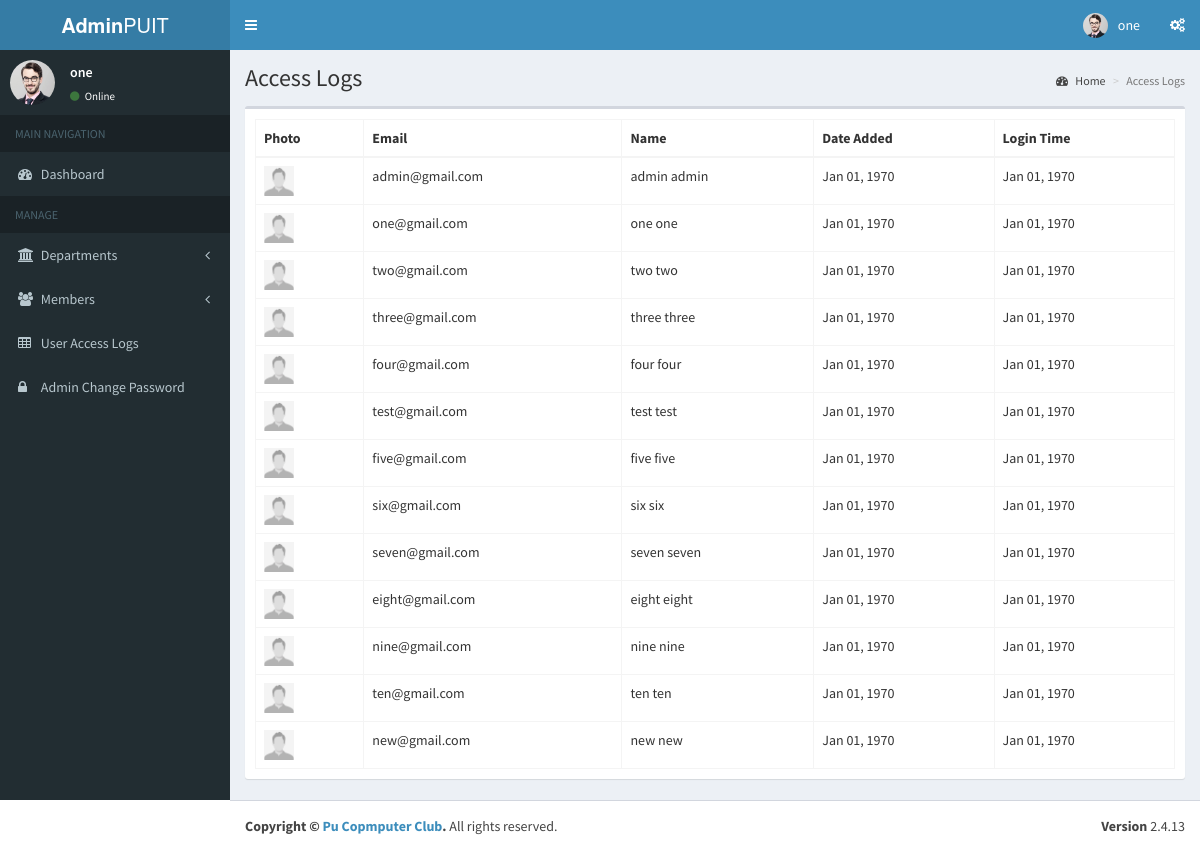
The page /admin/access_logs.php (signed in) on the database its author committed.
### tables this page shows
CREATE TABLE `profile` (
  `id` int(11) NOT NULL,
  `member_id` varchar(255) NOT NULL,
  `course` varchar(255) NOT NULL,
  `year_of_study` varchar(255) NOT NULL,
  `skills` varchar(255) NOT NULL,
  `notes` varchar(255) NOT NULL,
  `photo` varchar(255) NOT NULL
);

CREATE TABLE `members` (
  `id` int(11) NOT NULL,
  `email` varchar(255) NOT NULL,
  `password` varchar(255) NOT NULL,
  `username` varchar(255) NOT NULL,
  `status` varchar(255) NOT NULL,
  `created_on` timestamp NOT NULL DEFAULT CURRENT_TIMESTAMP,
  `department_id` int(11) NOT NULL
);

### admin/access_logs.php (the view, shortened to what this page needs)
<?php include('includes/header.php');?>
   <div class="content-wrapper">
    <section class="content-header">
      <h1>
        Access Logs
      </h1>
      <ol class="breadcrumb">
        <li><a href="#"><i class="fa fa-dashboard"></i> Home</a></li>
        <li class="active">Access Logs</li>
      </ol>
    </section>
    <section class="content">
    <div class="row">
        <div class="col-xs-12">
          <div class="box">
            <div class="box-body">
              <table id="example1" class="table table-bordered">
                <thead>
                  <th>Photo</th>
                  <th>Email</th>
                  <th>Name</th>
                  <th>Date Added</th>
                  <th>Login Time</th>
                </thead>
                <tbody>
                  <?php
                    try{
                          $sql ='SELECT * FROM members';
                          $stmt = $pdo->prepare($sql);
                          $stmt->execute();
                          foreach($stmt as $row){
                            $image = (!empty($row['photo'])) ? '../images/'.$row['photo'] : '../images/profile.jpg';
                            echo "
                              <tr>
                                <td>
                                  <img src='".$image."' height='30px' width='30px'>
                                </td>
                                <td>".$row['email']."</td>
                                <td>".$row['username'].' '.$row['username']."</td>
                                <td>".date('M d, Y', strtotime($row['username']))."</td>
                                <td>".date('M d, Y', strtotime($row['username']))."</td>
                              </tr>
                            ";
                          }
                     }
                    catch(PDOException $e){
                      echo $e->getMessage();
                    }
                  ?>
                </tbody>
              </table>
            </div>
          </div>
        </div>
      </div>
    </section>
    </div>
  </div>
<?php include('includes/footer.php');?>

### admin/includes/header.php (shortened to what this page needs)
<?php
    include('session.php');
    $sql = 'SELECT
               *, p.photo AS photo
            FROM
               members
            LEFT JOIN
               profile p ON members.id=p.member_id
             WHERE
              username =:username';
    $stmt = $pdo->prepare($sql);
    $stmt->execute(['username'=>$_SESSION['adminame']]);
    $row = $stmt->fetch();
?>
<!DOCTYPE html>
<html>
<head>
  <link rel="stylesheet" href="../bower_components/bootstrap/dist/css/bootstrap.min.css">
  <link rel="stylesheet" href="../bower_components/font-awesome/css/font-awesome.min.css">
  <link rel="stylesheet" href="../bower_components/Ionicons/css/ionicons.min.css">
  <link rel="stylesheet" href="../dist/css/AdminLTE.min.css">
  <link rel="stylesheet" href="../dist/css/skins/_all-skins.min.css">
  <link rel="stylesheet" href="../bower_components/morris.js/morris.css">
  <link rel="stylesheet" href="../bower_components/jvectormap/jquery-jvectormap.css">
  <link rel="stylesheet" href="../bower_components/bootstrap-datepicker/dist/css/bootstrap-datepicker.min.css">
  <link rel="stylesheet" href="../bower_components/bootstrap-daterangepicker/daterangepicker.css">
  <link rel="stylesheet" href="../plugins/bootstrap-wysihtml5/bootstrap3-wysihtml5.min.css">
</head>
<body class="hold-transition skin-blue sidebar-mini">
<div class="wrapper">
  <header class="main-header">
    <a href="dashboard.php" class="logo">
      <span class="logo-lg"><b>Admin</b>PUIT</span>
    </a>
    <nav class="navbar navbar-static-top">
      <a href="#" class="sidebar-toggle" data-toggle="push-menu" role="button">
      </a>
      <div class="navbar-custom-menu">
        <ul class="nav navbar-nav">
          <li class="dropdown user user-menu">
            <a href="#" class="dropdown-toggle" data-toggle="dropdown">
            <img src="<?php echo (!empty($row['photo'])) ? '../images/'.$row['photo'] : '../images/profile.jpg'; ?>" class="user-image" alt="User Image">
              <span class="hidden-xs"><?php echo $row['username']; ?></span>
            </a>
          </li>
          <li>
            <a href="#" data-toggle="control-sidebar"><i class="fa fa-gears"></i></a>
          </li>
        </ul>
      </div>
    </nav>
  </header>
  <aside class="main-sidebar">
    <section class="sidebar">
      <div class="user-panel">
        <div class="pull-left image">
        <img src="<?php echo (!empty($row['photo'])) ? '../images/'.$row['photo'] : '../images/profile.jpg'; ?>" class="img-circle" alt="User Image">
        </div>
        <div class="pull-left info">
          <p><?php echo $row['username']; ?></p>
          <a href="#"><i class="fa fa-circle text-success"></i> Online</a>
        </div>
      </div>
      <ul class="sidebar-menu" data-widget="tree">
        <li class="header">MAIN NAVIGATION</li>
        <li id="treevieww">
          <a href="dashboard.php">
            <i class="fa fa-dashboard"></i> <span>Dashboard</span>
          </a>
        </li>
        <li class="header">MANAGE</li>
        <li class="treeview" id="treeview">
          <a href="departments.php">
            <i class="fa fa-university"></i>
            <span>Departments</span>
            <span class="pull-right-container">
              <i class="fa fa-angle-left pull-right"></i>
            </span>
          </a>
        </li>
        <li class="treeview" id="treeview">
          <a href="members.php">
            <i class="fa fa-users"></i> <span>Members</span>
            <span class="pull-right-container">
              <i class="fa fa-angle-left pull-right"></i>
            </span>
          </a>
        </li>
        <li id="treeview">
          <a href="access_logs.php">
            <i class="fa fa-table"></i> <span>User Access Logs</span>
          </a>
        </li>
        <li id="treeview">
          <a href="change_password.php">
            <i class="fa   fa-lock"></i> <span>Admin Change Password</span>
          </a>
        </li>
  </aside>

### rows shown on the page
profile: photo (picture), member.username "one"
members: email "admin@gmail.com", username "admin", username "Jan 01, 1970"
members: email "one@gmail.com", username "one", username "Jan 01, 1970"
members: email "two@gmail.com", username "two", username "Jan 01, 1970"
members: email "three@gmail.com", username "three", username "Jan 01, 1970"
members: email "four@gmail.com", username "four", username "Jan 01, 1970"
members: email "test@gmail.com", username "test", username "Jan 01, 1970"
members: email "five@gmail.com", username "five", username "Jan 01, 1970"
members: email "six@gmail.com", username "six", username "Jan 01, 1970"
members: email "seven@gmail.com", username "seven", username "Jan 01, 1970"
members: email "eight@gmail.com", username "eight", username "Jan 01, 1970"
members: email "nine@gmail.com", username "nine", username "Jan 01, 1970"
members: email "ten@gmail.com", username "ten", username "Jan 01, 1970"
members: email "new@gmail.com", username "new", username "Jan 01, 1970"
